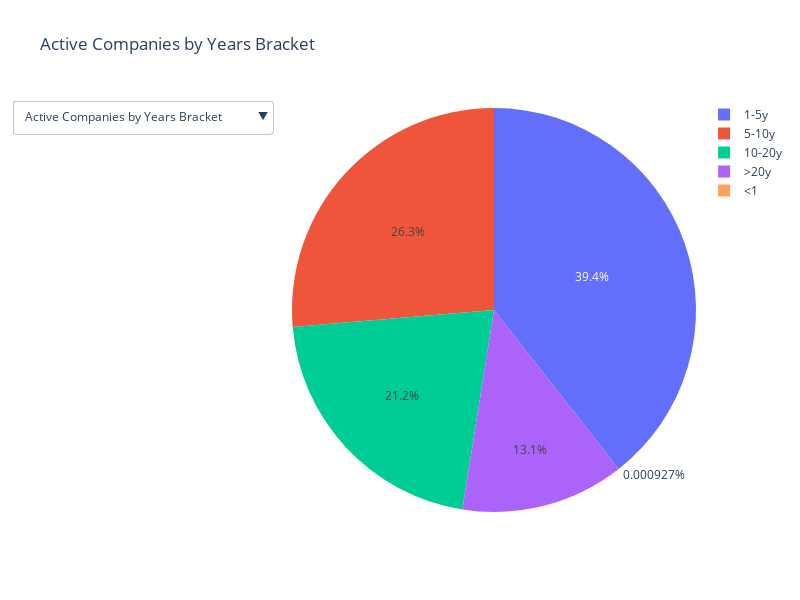

The code cell stored with this chart in its notebook:
### Code cell
def create_toggleable_pie_charts(dataframes, labels_columns, values_columns, titles, width=800, height=600, category_orders=None):
    """
    Creates a Plotly figure with toggleable pie charts for multiple dataframes.

    Parameters:
        dataframes (list): List of DataFrames for pie charts.
        labels_columns (list): List of column names for labels in each DataFrame.
        values_columns (list): List of column names for values in each DataFrame.
        titles (list): List of titles for each pie chart.
        width (int): Width of the figure.
        height (int): Height of the figure.
        category_orders (list): List of dictionaries specifying the order of categories for each pie chart.
                                Each dictionary should map label column values to their desired order.

    Returns:
        Plotly Figure: The figure containing toggleable pie charts.
    """
    if not (len(dataframes) == len(labels_columns) == len(values_columns) == len(titles)):
        raise ValueError("All input lists must have the same length.")

    if category_orders is None:
        category_orders = [None] * len(dataframes)

    if len(category_orders) != len(dataframes):
        raise ValueError("category_orders must have the same length as dataframes or be None.")

    # Create the figure
    fig = go.Figure()

    # Add traces for each DataFrame
    for i, df in enumerate(dataframes):
        # Apply category order if provided
        if category_orders[i]:
            order = category_orders[i]
            df = df.copy()
            # Ensure the column is categorical with the correct categories and order
            categories = list(order.keys())
            df[labels_columns[i]] = pd.Categorical(df[labels_columns[i]], categories=categories, ordered=True)
            # Sort the DataFrame by the defined category order
            df.sort_values(labels_columns[i], inplace=True)

        pie = go.Pie(
            labels=df[labels_columns[i]],
            values=df[values_columns[i]],
            name=titles[i],
        )
        fig.add_trace(pie)

    # Generate buttons for toggling pie charts
    buttons = []
    for i, title in enumerate(titles):
        visibility = [False] * len(dataframes)
        visibility[i] = True  # Show only the current pie chart
        buttons.append({
            'label': title,
            'method': 'update',
            'args': [
                {'visible': visibility},
                {'title': title}  # Update the title dynamically
            ],
        })

    # Set initial layout with the first chart's title
    fig.update_layout(
        updatemenus=[{'buttons': buttons}],
        title=titles[0],  # Set the initial title
        width=width,  # Set figure width
        height=height  # Set figure height
    )

    # Set initial visibility
    for i, trace in enumerate(fig.data):
        trace.visible = (i == 0)  # Only the first chart is visible by default

    # Show the figure
    return fig

create_toggleable_pie_charts([active_years, not_active_years],
                                          ['Years bracket', 'Years bracket'],
                                          ['size', 'size'],
                                          ['Active Companies by Years Bracket', 'Not Active Companies by Years Bracket'],
                                   category_orders=[
    {"<1": 1, "1-5y": 2, "5-10y": 3, "10-20y": 4, ">20y": 5},
    {"<1": 1, "1-5y": 2, "5-10y": 3, "10-20y": 4, ">20y": 5}
])

### Figure 1 — Plotly figure (JSON) as saved in the notebook; plotly's stock layout.template omitted (floating-point values rounded to 4 significant figures)
{"data": [{"labels": ["<1", "1-5y", "5-10y", "10-20y", ">20y"], "name": "Active Companies by Years Bracket", "type": "pie", "values": [44, 1870149, 1249516, 1004172, 621304], "visible": true}, {"labels": ["<1", "1-5y", "5-10y", "10-20y", ">20y"], "name": "Not Active Companies by Years Bracket", "type": "pie", "values": [20699, 417117, 106877, 79423, 59599], "visible": false}], "layout": {"height": 600, "title": {"text": "Active Companies by Years Bracket"}, "updatemenus": [{"buttons": [{"args": [{"visible": [true, false]}, {"title": "Active Companies by Years Bracket"}], "label": "Active Companies by Years Bracket", "method": "update"}, {"args": [{"visible": [false, true]}, {"title": "Not Active Companies by Years Bracket"}], "label": "Not Active Companies by Years Bracket", "method": "update"}]}], "width": 800}}
